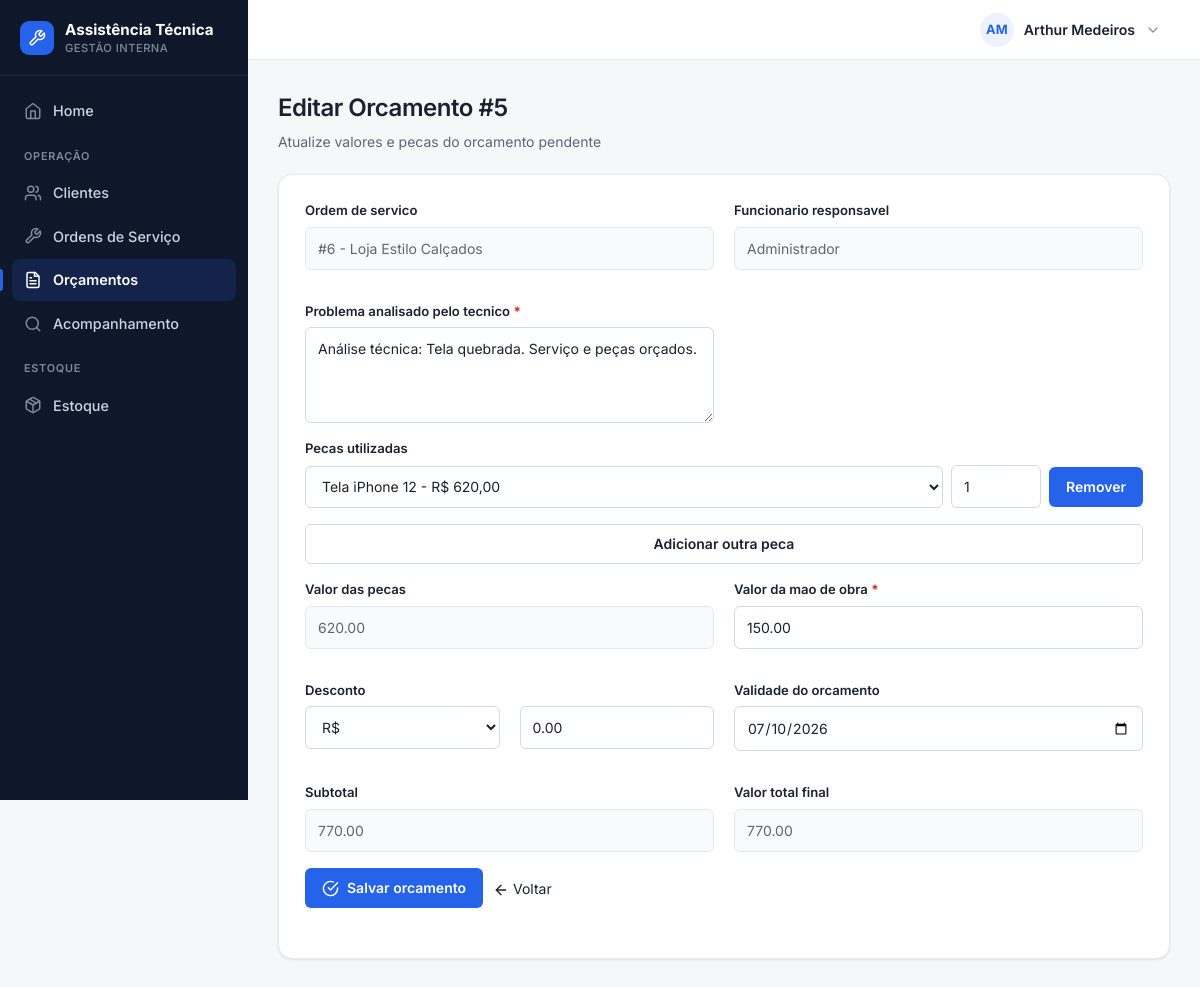
The app's page /orcamentos/editar/5 (signed in) with its own data.
### tables this page shows
CREATE TABLE orcamentos (id INTEGER PRIMARY KEY AUTOINCREMENT, ordem_id INTEGER NOT NULL, cliente_id INTEGER NOT NULL, equipamento TEXT NOT NULL, valor_orcamento REAL NOT NULL, peca_id INTEGER, valor_peca REAL NOT NULL DEFAULT 0, valor_mao_obra REAL NOT NULL DEFAULT 0, valor_total REAL NOT NULL DEFAULT 0, problema_analisado TEXT NOT NULL DEFAULT '', status TEXT NOT NULL DEFAULT 'Pendente', validade TEXT, desconto REAL NOT NULL DEFAULT 0, data_cadastro TEXT, FOREIGN KEY (ordem_id) REFERENCES ordens_servico(ordem_id), FOREIGN KEY (cliente_id) REFERENCES clientes(id));

CREATE TABLE clientes (
    id INTEGER PRIMARY KEY AUTOINCREMENT,
    nome TEXT NOT NULL,
    cpf TEXT UNIQUE,
    telefone TEXT,
    email TEXT,
    endereco TEXT
, data_cadastro TEXT);

CREATE TABLE funcionarios (
    id INTEGER PRIMARY KEY AUTOINCREMENT,
    nome TEXT NOT NULL,
    email TEXT NOT NULL UNIQUE,
    senha TEXT NOT NULL,
    cargo TEXT
, ativo INTEGER NOT NULL DEFAULT 1, perfil TEXT NOT NULL DEFAULT 'funcionario');

CREATE TABLE ordem_pecas (
    id INTEGER PRIMARY KEY AUTOINCREMENT,
    ordem_id INTEGER NOT NULL,
    peca_id INTEGER NOT NULL,
    quantidade INTEGER NOT NULL,
    valor_unitario REAL DEFAULT 0,

    FOREIGN KEY (ordem_id) REFERENCES ordens_servico(ordem_id),
    FOREIGN KEY (peca_id) REFERENCES pecas(id)
);

CREATE TABLE pecas (
    id INTEGER PRIMARY KEY AUTOINCREMENT,
    nome TEXT NOT NULL,
    descricao TEXT,
    quantidade INTEGER NOT NULL DEFAULT 0,
    estoque_minimo INTEGER DEFAULT 1,
    preco_unitario REAL DEFAULT 0,
    fornecedor TEXT
, data_cadastro TEXT);

### routes/orcamento.py (the view)
@orcamento_bp.route("/orcamentos/editar/<int:orcamento_id>")
def pagina_editar_orcamento(orcamento_id):
    conexao = conectar()
    cursor = conexao.cursor()
    orcamento = _buscar_orcamento(conexao, orcamento_id)
    if orcamento is None or not _ordem_permitida(conexao, orcamento["ordem_id"]):
        conexao.close()
        flash("Orcamento nao encontrado ou sem permissao de acesso.", "erro")
        return redirect("/orcamento")
    if orcamento["status"] != "Pendente":
        conexao.close()
        flash("Apenas orcamentos pendentes podem ser editados.", "erro")
        return redirect("/orcamento")
    pecas = _carregar_catalogo_pecas(cursor)
    pecas_orcamento = cursor.execute("""
        SELECT peca_id, quantidade
        FROM ordem_pecas
        WHERE ordem_id = ?
        ORDER BY id
    """, (orcamento["ordem_id"],)).fetchall()
    conexao.close()
    return render_template(
        "editar_orcamento.html",
        orcamento=orcamento,
        pecas=pecas,
        pecas_orcamento=pecas_orcamento,
    )

### app.py (called while the page is built)
@app.template_filter("moeda")
def formatar_moeda(valor):
    try:
        numero = float(valor or 0)
    except (TypeError, ValueError):
        numero = 0.0
    formatado = f"{numero:,.2f}".replace(",", "X").replace(".", ",").replace("X", ".")
    return f"R$ {formatado}"

@app.context_processor
def injetar_alertas_estoque():
    if "funcionario_id" not in session:
        return {"alerta_estoque_baixo": 0}
    conexao = conectar()
    total = conexao.execute(
        "SELECT COUNT(*) FROM pecas WHERE quantidade <= estoque_minimo"
    ).fetchone()[0]
    conexao.close()
    return {"alerta_estoque_baixo": total}

def tem_permissao(perfil, *perfis):
    return perfil in perfis

@app.context_processor
def injetar_permissoes():
    perfil = session.get("funcionario_perfil")
    return {
        "perfil_atual": perfil,
        "pode": lambda *perfis: tem_permissao(perfil, *perfis),
    }

@app.before_request
def proteger_rotas():
    rotas_livres = (
        "/login",
        "/acompanhamento",
        "/static",
    )
    if request.path.startswith(rotas_livres):
        return None
    if request.path == "/funcionarios/cadastrar" and _sem_funcionarios():
        return None
    if "funcionario_id" not in session:
        return redirect("/login")
    perfil_atual = session.get("funcionario_perfil")
    if perfil_atual not in TODOS:
        session.clear()
        flash("Perfil de acesso invalido. Faca login com uma conta da equipe.", "erro")
        return redirect("/login")
    permitido = PERMISSOES.get(request.endpoint)
    if permitido is not None and perfil_atual not in permitido:
        flash("Você não tem permissão para acessar esta área.", "erro")
        return redirect("/")
    return None

### database.py (called while the page is built)
def _coluna_existe(conexao, tabela, coluna):
    colunas = conexao.execute(f"PRAGMA table_info({tabela})").fetchall()
    return any(item["name"] == coluna for item in colunas)

def conectar():
    conexao = sqlite3.connect("database/sistema.db")
    conexao.row_factory = sqlite3.Row
    conexao.execute("PRAGMA foreign_keys = ON")
    _garantir_schema(conexao)
    return conexao

### routes/orcamento.py (called while the page is built)
def _usuario_tecnico():
    return session.get("funcionario_perfil") == "tecnico"

def _ordem_permitida(db, ordem_id):
    if not _usuario_tecnico():
        return True
    ordem = db.execute(
        "SELECT funcionario_id FROM ordens_servico WHERE ordem_id = ?",
        (ordem_id,),
    ).fetchone()
    return ordem is not None and ordem["funcionario_id"] == session.get("funcionario_id")

### templates/editar_orcamento.html (shortened to what this page needs)
{% extends "base.html" %}
{% import 'partials/_icons.html' as icons %}
{% block css %}
    <link rel="stylesheet" href="{{ url_for('static', filename='css/orcamento.css') }}">
{% endblock %}
{% block conteudo %}
<div class="page-head">
    <h1>Editar Orcamento #{{ orcamento['id'] }}</h1>
    <p>Atualize valores e pecas do orcamento pendente</p>
</div>
<div class="container">
    <form action="{{ url_for('orcamento.atualizar_orcamento', orcamento_id=orcamento['id']) }}" method="POST">
        <div class="form-grid">
            <div class="campo">
                <label>Ordem de servico</label>
                <input type="text" value="#{{ orcamento['ordem_id'] }} - {{ orcamento['nome_cliente'] }}" readonly>
            </div>
            <div class="campo">
                <label>Funcionario responsavel</label>
                <input type="text" value="{{ orcamento['funcionario_nome'] or 'Nao atribuido' }}" readonly>
            </div>
            <div class="campo">
                <label for="problema_analisado">Problema analisado pelo tecnico <span class="obrigatorio" title="Campo obrigatorio">*</span></label>
                <textarea id="problema_analisado" name="problema_analisado" required>{{ orcamento['problema_analisado'] }}</textarea>
            </div>
        </div>
        <div class="campo">
            <label>Pecas utilizadas</label>
            <div id="lista-pecas">
                {% for item in pecas_orcamento %}
                <div class="linha-peca">
                    <select name="peca_id">
                        {% for peca in pecas %}
                        <option value="{{ peca['id'] }}" data-preco="{{ peca['preco_unitario'] or 0 }}" {% if peca['id'] == item['peca_id'] %}selected{% endif %}>
                            {{ peca["nome"] }} - {{ peca["preco_unitario"] | moeda }}
                        </option>
                        {% endfor %}
                    </select>
                    <input type="number" name="quantidade" min="1" value="{{ item['quantidade'] }}" aria-label="Quantidade da peca">
                    <button type="button" class="btn-remover-peca" hidden>Remover</button>
                </div>
                {% endfor %}
            </div>
            <button type="button" id="adicionar-peca" class="btn--secondary">Adicionar outra peca</button>
        </div>
        <div class="form-grid">
            <div class="campo">
                <label for="valor_peca">Valor das pecas</label>
                <input type="number" id="valor_peca" step="0.01" min="0" value="{{ '%.2f'|format(orcamento['valor_peca'] or 0) }}" readonly>
            </div>
            <div class="campo">
                <label for="valor_mao_obra">Valor da mao de obra <span class="obrigatorio" title="Campo obrigatorio">*</span></label>
                <input type="number" id="valor_mao_obra" name="valor_mao_obra" step="0.01" min="0" value="{{ '%.2f'|format(orcamento['valor_mao_obra'] or 0) }}" required>
            </div>
            <div class="campo">
                <label for="desconto">Desconto</label>
                <div class="form-grid">
                    <select id="desconto_tipo" name="desconto_tipo">
                        <option value="valor">R$</option>
                    </select>
                    <input type="number" id="desconto" name="desconto" step="0.01" min="0" value="{{ '%.2f'|format(orcamento['desconto'] or 0) }}">
                </div>
            </div>
            <div class="campo">
                <label for="validade">Validade do orcamento</label>
                <input type="date" id="validade" name="validade" value="{{ orcamento['validade'] or '' }}">
            </div>
            <div class="campo">
                <label for="subtotal">Subtotal</label>
                <input type="number" id="subtotal" step="0.01" min="0" value="{{ '%.2f'|format(orcamento['subtotal'] or 0) }}" readonly>
            </div>
            <div class="campo">
                <label for="valor_total">Valor total final</label>
                <input type="number" id="valor_total" step="0.01" min="0" value="{{ '%.2f'|format(orcamento['valor_total'] or 0) }}" readonly>
            </div>
        </div>
        <div class="form-botao">
            <button type="submit" class="btn">{{ icons.icon('check-circle', 17) }} Salvar orcamento</button>
            <a href="{{ url_for('orcamento.pagina_orcamento') }}" class="btn--secondary">{{ icons.icon('arrow-left', 16) }} Voltar</a>
        </div>
    </form>
</div>
{% endblock %}

### static/css/global.css (style rules this page uses)
:root { --bg: #f6f7f9; --surface: #ffffff; --surface-2: #f9fafb; --border: #e6e8ec; --border-strong: #d5d9e0; --ink: #1a2230; --muted: #5b6675; --subtle: #8a93a3; --primary: #2563eb; --primary-hover: #1d4ed8; --primary-soft: #eef2ff; --success: #16a34a; --success-soft: #dcfce7; --warning: #d97706; --warning-soft: #fef3c7; --danger: #dc2626; --danger-hover: #b91c1c; --danger-soft: #fee2e2; --sidebar: #0f172a; --sidebar-ink: #cbd5e1; --sidebar-muted: #7e8aa0; --s-1: 4px; --s-2: 8px; --s-3: 12px; --s-4: 16px; --s-5: 20px; --s-6: 24px; --s-8: 32px; --r-sm: 6px; --r-md: 10px; --r-lg: 14px; --r-pill: 999px; --shadow-sm: 0 1px 2px rgba(16, 24, 40, 0.04), 0 1px 3px rgba(16, 24, 40, 0.06); --shadow-md: 0 4px 12px rgba(16, 24, 40, 0.08); --azul-900: #0f172a; --azul-800: #1e293b; --azul-700: #2563eb; --azul-600: #2563eb; --azul-500: #2563eb; --azul-100: #eef2ff; --azul-50: #f9fafb; --branco: #ffffff; --cinza-900: #1a2230; --cinza-700: #5b6675; --cinza-500: #8a93a3; --cinza-200: #e6e8ec; --cinza-100: #f1f3f6; --verde-100: #dcfce7; --verde-700: #166534; --amarelo-100: #fef3c7; --amarelo-700: #92400e; --vermelho-100: #fee2e2; --vermelho-700: #991b1b; --sombra: var(--shadow-sm); --raio: var(--r-md); }
* { box-sizing: border-box; }
body { min-height: 100vh; margin: 0; font-family: "Inter", -apple-system, BlinkMacSystemFont, "Segoe UI", Roboto, Arial, sans-serif; font-size: 14px; line-height: 1.5; color: var(--ink); background: var(--bg); -webkit-font-smoothing: antialiased; text-rendering: optimizeLegibility; }
h1, h2, h3, h4 { color: var(--ink); font-weight: 600; letter-spacing: -0.01em; }
a { color: var(--primary); text-decoration: none; }
.container, .card { background: var(--surface); border: 1px solid var(--border); border-radius: var(--r-lg); box-shadow: var(--shadow-sm); }
.container { padding: clamp(18px, 3vw, 26px); }
.acoes-topo, .botoes, .form-botao { display: flex; flex-wrap: wrap; gap: 10px; align-items: center; }
.btn, button, .voltar, .editar, .excluir { display: inline-flex; align-items: center; justify-content: center; gap: 8px; min-height: 40px; padding: 9px 16px; border: 1px solid transparent; border-radius: var(--r-sm); color: #fff; background: var(--primary); text-decoration: none; font: inherit; font-weight: 600; line-height: 1; cursor: pointer; white-space: nowrap; transition: background-color 0.15s ease, border-color 0.15s ease, box-shadow 0.15s ease, color 0.15s ease; }
.btn--secondary, .btn-home, .voltar, .editar { background: var(--surface); color: var(--ink); border-color: var(--border-strong); }
form { margin: 0 0 24px; }
.form-grid { display: grid; grid-template-columns: repeat(2, minmax(0, 1fr)); gap: 16px 20px; }
.campo, .form-group { display: flex; flex-direction: column; gap: 6px; margin-bottom: 16px; }
label { color: var(--ink); font-weight: 600; font-size: 0.82rem; }
input, select, textarea { width: 100%; min-height: 42px; padding: 10px 12px; color: var(--ink); background: var(--surface); border: 1px solid var(--border-strong); border-radius: var(--r-sm); font: inherit; transition: border-color 0.15s ease, box-shadow 0.15s ease; }
input::placeholder, textarea::placeholder { color: var(--subtle); }
input[type="number"] { appearance: textfield; -moz-appearance: textfield; }
textarea { min-height: 96px; resize: vertical; }
input[readonly], input[readonly]:focus { background: var(--surface-2); color: var(--muted); box-shadow: none; border-color: var(--border); }
.obrigatorio { color: var(--danger); font-weight: 700; }

### static/css/layout.css (style rules this page uses)
.page-head { margin: 0 0 22px; }
.page-head h1 { margin: 0; color: var(--ink); font-size: clamp(1.25rem, 2vw, 1.6rem); font-weight: 600; letter-spacing: -0.02em; }
.page-head p { margin: 5px 0 0; color: var(--muted); }

### static/css/orcamento.css (style rules this page uses)
#lista-pecas { display: flex; flex-direction: column; gap: 8px; margin-bottom: 10px; }
.linha-peca { display: flex; gap: 8px; align-items: center; }
.linha-peca select { flex: 1; min-width: 0; }
.linha-peca input[name="quantidade"] { flex: 0 0 90px; width: 90px; }

### records on screen
orcamentos: id "5", ordem_id "#6 - Loja Estilo Calçados", problema_analisado "Análise técnica: Tela quebrada. Serviço e peças orçados.", valor_peca "620.00", valor_mao_obra "150.00", desconto "0.00", validade "07/10/2026", valor_total "770.00"
funcionarios: nome "Administrador"
ordem_pecas: peca_id "Tela iPhone 12 - R$ 620,00", quantidade "1"

### other values on screen
{{ iniciais }} "AM"
{{ nome_usuario }} "Arthur Medeiros"
